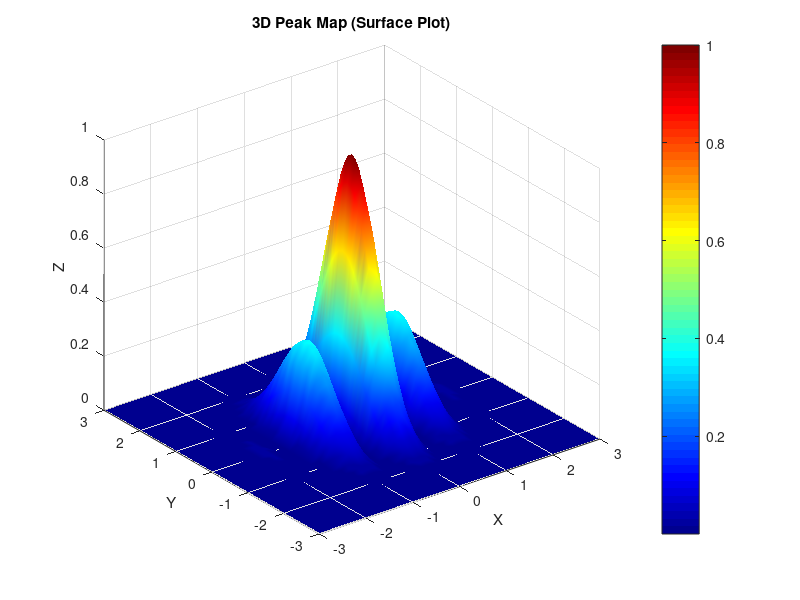

Write MATLAB code to recreate this figure.
% 示例数据
[x, y] = meshgrid(-3:0.1:3, -3:0.1:3);
z = exp(-x.^2 - y.^2) .* cos(3*x).^2;  % 构造一个有峰值的函数

% 绘制三维峰值图
surf(x, y, z);
shading interp;         % 插值平滑
colormap(jet);          % 颜色映射
colorbar;               % 添加颜色条
title('3D Peak Map (Surface Plot)');
xlabel('X');
ylabel('Y');
zlabel('Z');
